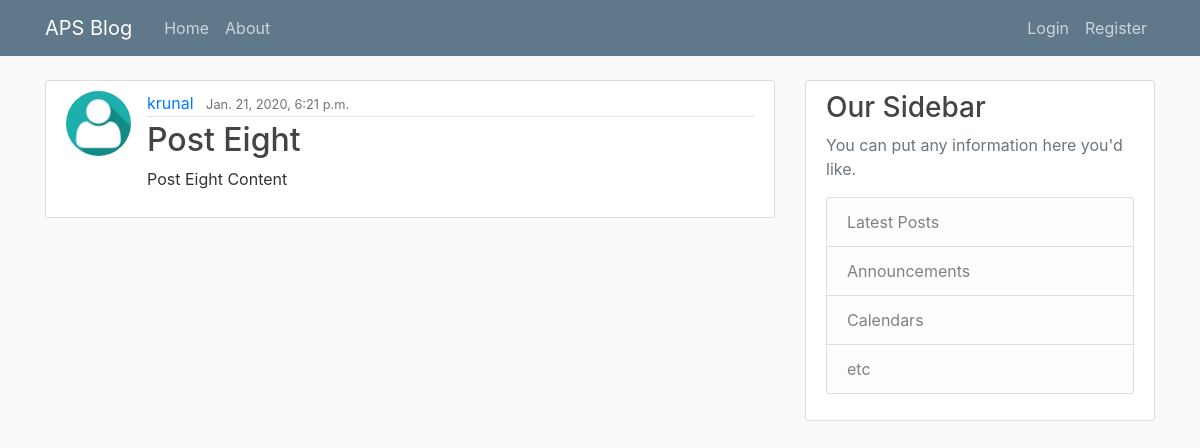
/blog/post/36, run on the app's committed database.
### blogApp/models.py (models this page shows, shortened)
class Post(models.Model):
    title=models.CharField(max_length=100)
    content=models.TextField()
    date_posted=models.DateTimeField(default=timezone.now)
    author=models.ForeignKey(User,on_delete=models.CASCADE) #on_delete=models.CASCADE is used for "When we delete a user, all posts that was posted by that user"

### users/models.py (models this page shows, shortened)
class Profile(models.Model):
    user=models.OneToOneField(User,on_delete=models.CASCADE)
    image=models.ImageField(default='default.jpg',upload_to='profile_pics')

### blogApp/views.py (the view)
# urls.py: path('post/<int:pk>', PostDetailView.as_view(),name='post-detail'),
class PostDetailView(DetailView):
    model=Post

### blogApp/templates/blogApp/post_detail.html (shortened to what this page needs)
{% extends 'blogApp/base.html' %}
{% block content %}
    <article class="media content-section">
      <img class='rounded-circle article-img' src='{{ object.author.profile.image.url }}'>
        <div class="media-body">
          <div class="article-metadata">
            <a class="mr-2" href="{% url 'user-posts' object.author.username %}">{{ object.author }}</a>
            <small class="text-muted">{{ object.date_posted }}</small>
          </div>
          <h2 class="article-title" >{{ object.title }}</h2>
          <p class="article-content">{{ object.content }}</p>
        </div>
      </article>
{% endblock content %}

### blogApp/static/blogApp/main.css (style rules this page uses)
body { background: #fafafa; color: #333333; margin-top: 5rem; }
h1, h2, h3, h4, h5, h6 { color: #444444; }
.content-section { background: #ffffff; padding: 10px 20px; border: 1px solid #dddddd; border-radius: 3px; margin-bottom: 20px; }
.article-title { color: #444444; }
.article-content { white-space: pre-line; }
.article-img { height: 65px; width: 65px; margin-right: 16px; }
.article-metadata { padding-bottom: 1px; margin-bottom: 4px; border-bottom: 1px solid #e3e3e3 }

### data on the page
Post: author.profile.image (placeholder picture), author "krunal", date_posted "Jan. 21, 2020, 6:21 p.m.", title "Post Eight", content "Post Eight Content"
